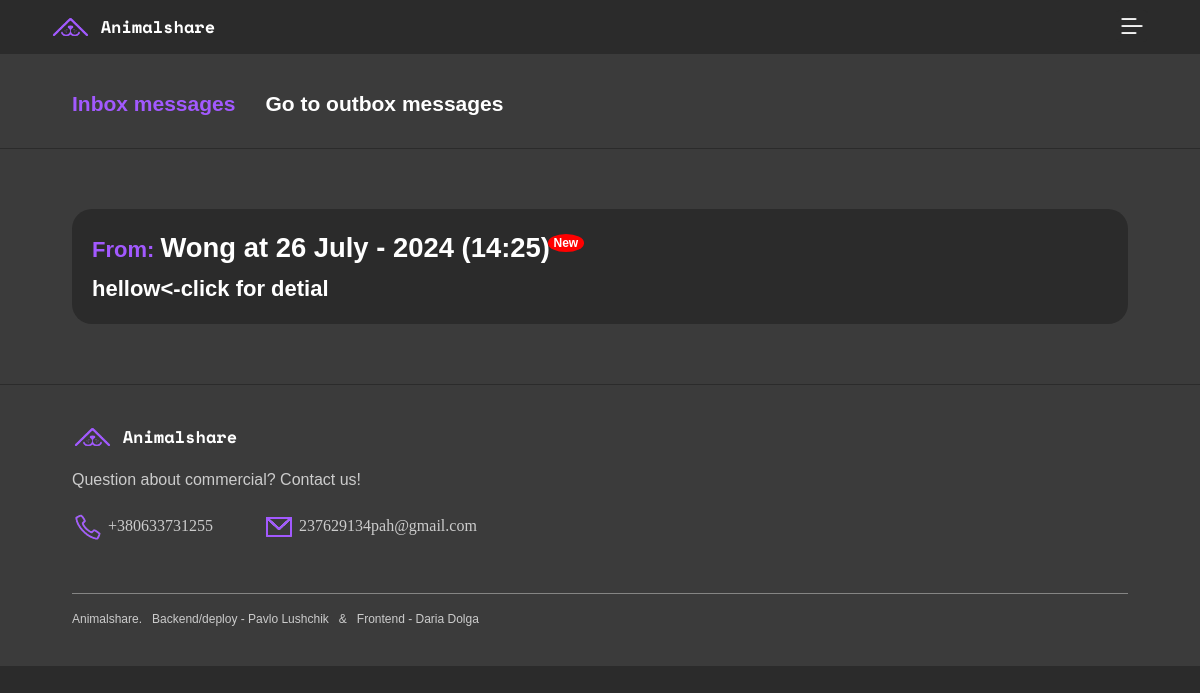
Page /messages/sms/inbox/ (signed in) on the earlier database version.
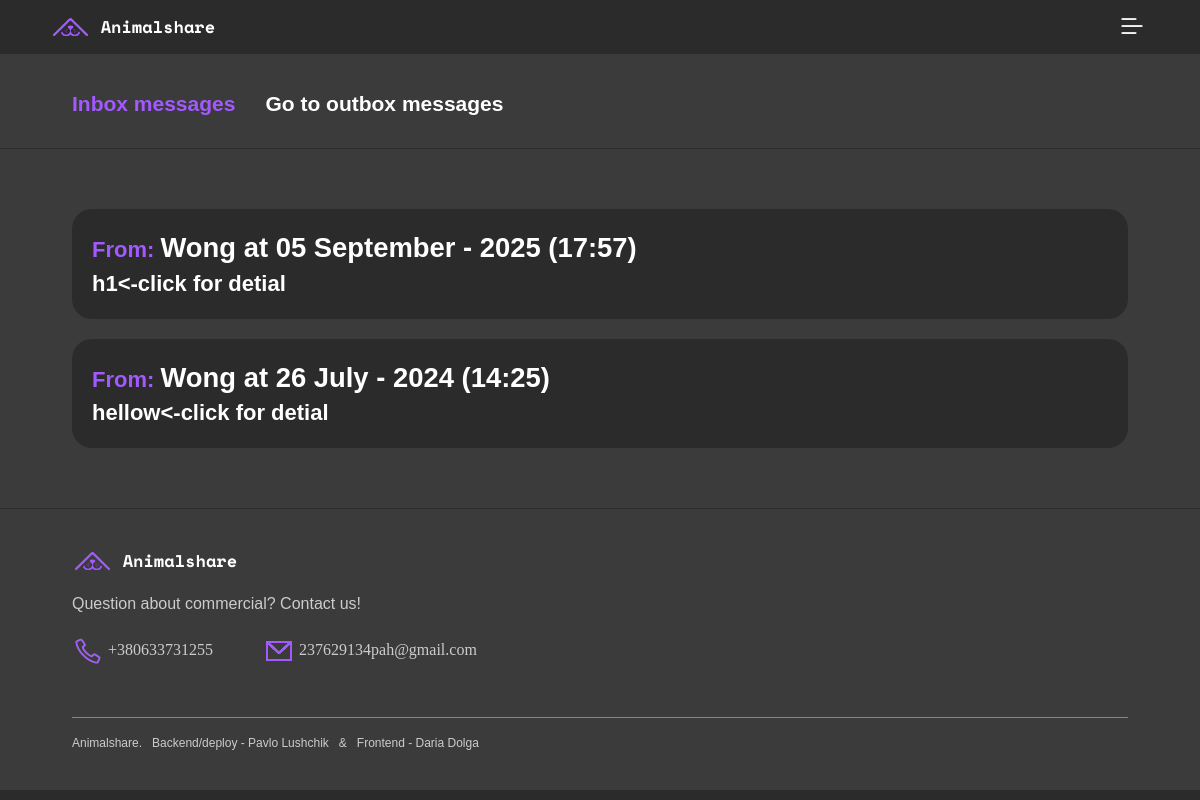
Same page on the later database version.
### usertouser/models.py (models this page shows, shortened)
class usertouser(models.Model):
    sender = models.ForeignKey(User, on_delete=models.CASCADE, related_name='sent_messages')
    recipient = models.ForeignKey(User, on_delete=models.CASCADE, related_name='received_messages')
    subject = models.CharField(max_length=255)
    content = models.TextField()
    timestamp = models.DateTimeField(auto_now_add=True)
    is_read = models.BooleanField(default=False)

### usertouser/views.py (the view)
# urls.py: path('sms/inbox/', usertouserListView.as_view(template_name='messages/inbox.html'), name='inbox'),
class usertouserListView(LoginRequiredMixin, ListView):
    model = usertouser
    template_name = 'messages/inbox.html'
    context_object_name = 'sms'
    paginate_by = None
    def get_queryset(self):
        return usertouser.objects.filter(recipient=self.request.user).order_by('-timestamp')

### animalshare/context_processors.py (called while the page is built)
def unread_messages_count(request):
    if request.user.is_authenticated:
        count = usertouser.objects.filter(recipient=request.user, is_read=False).count()
        return {'unread_messages_count': count}
    return {}

def cart_total_quantity(request):
    total_quantity = 0
    if request.user.is_authenticated:
        user = request.user
        total_quantity = Carts.objects.filter(user=user).aggregate(total_quantity=Sum('quantity'))['total_quantity'] or 0
    else:
        session_key = request.session.session_key
        total_quantity = Carts.objects.filter(session_key=session_key).aggregate(total_quantity=Sum('quantity'))['total_quantity'] or 0
    return {'total_quantity': total_quantity}

def categories(request):
    categories = Categories.objects.all()  # Получаем все категории
    return {'categories': categories}

### blog/templates/messages/inbox.html
{% extends "base.html" %}
{% load static %}
{% block content %}
<main>
  <div class="forum-cards--bg">
    <div class="sub-title__border">
      <div class="sub-title-cont sub-title-cont--top-padd wrapper">
        <h2 class="violet workSans-btns-h5">Inbox messages</h2>
        <a
          class="workSans-btns-h5"
          href="{% url 'usertouser:outbox' %}"
          title="Outbox messages"
          >Go to outbox messages</a
        >
      </div>
    </div>
    <section class="forum-messages">
      <div class="forum-comments-cont wrapper">
        {% for usertouser in sms %}
        <div class="message-card">
          <h3 class="workSans-h5 violet">
            From:
            <a
              class="workSans-h5-h4"
              title="Go to sender profile"
              href="{% url 'user-posts' usertouser.sender.username %}"
            >
              {{usertouser.sender.username}} at {{usertouser.timestamp|date:"d F - Y (H:i)"}} {% if not usertouser.is_read %}<span class="badge"
                >New</span
              >{% endif %}</a
            >
          </h3>
          <div>
            <a
              class="workSans-h5"
              href="{% url 'usertouser:detail' usertouser.id %}"
            >
              <h4
                class="message-card__mess-subject workSans-h5"
                title="Messege detials"
              >
                {{ usertouser.subject }}<-click for detial
              </h4>
            </a>
          </div>
        </div>
        {% empty %}
        <h3 class="workSans-h5 violet">No messages yet.</h3>
        {% endfor %}
      </div>
    </section>
  </div>
</main>
{% endblock content %}

### blog/templates/base.html (shortened to what this page needs)
<!DOCTYPE html>
{% load static %}
{% load goods_tags %}
<html lang="en">
  <head>
    <link rel="stylesheet" href="{% static 'css/reset.css' %}" />
    <link rel="stylesheet" href="{% static 'css/style.css' %}"/>
    <link rel="stylesheet" href="{% static 'fonts/workSans/font.css'%}" />
    <link rel="stylesheet" href="{% static 'fonts/spaceMono/font.css'%}" />
</head>
<body>
<header class="header-mobile wrapper-header">
    <a class="logo spaceMono-btns" href="{% url 'home' %}">
        <img
        class="logo__img img-in-btn"
        src="{% static 'image/icons/logo.png' %}"
        alt="logo"
        />
        Animalshare
    </a>
    <button class="btn-menu"></button>
    </header>
{% block content %}{% endblock %}
    <footer class="footer">
      <div class="footer__inner wrapper">
        <div class="footer__before-hr">
          <div class="footer__before-hr-description">
            <a class="logo spaceMono-btns" href="{% url 'home' %}">
              <img
                class="logo__img img-in-btn"
                src="{% static 'image/icons/logo.png' %}"
                alt="logo"
              />
              Animalshare
            </a>
            <p class="workSans-base">Question about commercial? Contact us!</p>
            <address class="footer__adress">
              <a class="footer__adress-a" href="tel:+380633731255">
                <img
                  class="footer__adress-img"
                  src="{% static 'image/icons/phone--violet.png' %}"
                  alt="Phone"
                />
                +380633731255</a
              >
              <a class="footer__adress-a" href="mailto:237629134pah@gmail.com">
                <img
                  class="footer__adress-img"
                  src="{% static 'image/icons/message--violet.png' %}"
                  width="32px"
                  alt="Email"
                />
                237629134pah@gmail.com</a
              >
            </address>
          </div>
        </div>
        <p class="footer__text-after-hr workSans-caption">Animalshare.
          <a class="footer__author-link" href="https://www.linkedin.com/in/pavlo-lushchik/">
            Backend/deploy - Pavlo Lushchik
          </a>
          &
          <a class="footer__author-link" href="https://www.linkedin.com/in/дария-долгая-151314324/">
            Frontend - Daria Dolga
          </a>
        </p>
      </div>
    </footer>
  </body>
</html>

Differences in the rows shown:
added usertouser: sender.username "Wong", timestamp "05 September - 2025 (17:57)", subject "h1"
changed usertouser "26 July - 2024 (14:25)": no longer shows "New"
